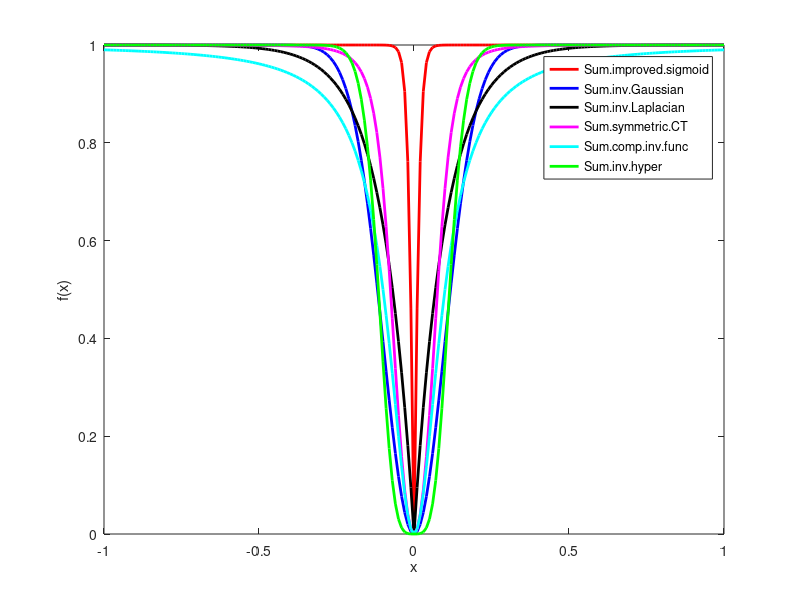

MATLAB code for this plot:
clear;clc;
x=-1:0.01:1;
y2=1-2./(1+exp(abs(x)/0.1^2));
y3 = 1-exp(-(x.^2)./(2*0.1^2));
y4 = 1-exp(-abs(x)/0.1);
y5 = sin(atan(x.^2/0.1^2));
y6 = x.^2./(x.^2+0.1^2);
y7 = 1-2*(exp(-x.^2/0.1^2)+exp(x.^2/0.1^2)).^(-1);
plot(x,y2,'r','LineWidth',2)
hold on
plot(x,y3,'b','LineWidth',2)
hold on
plot(x,y4,'k','LineWidth',2)
hold on
plot(x,y5,'m','LineWidth',2)
hold on
plot(x,y6,'c','LineWidth',2)
hold on
plot(x,y7,'g','LineWidth',2)
hold on
xlabel('x')
ylabel('f(x)')
legend('Sum.improved.sigmoid','Sum.inv.Gaussian','Sum.inv.Laplacian','Sum.symmetric.CT','Sum.comp.inv.func','Sum.inv.hyper','loctaion')